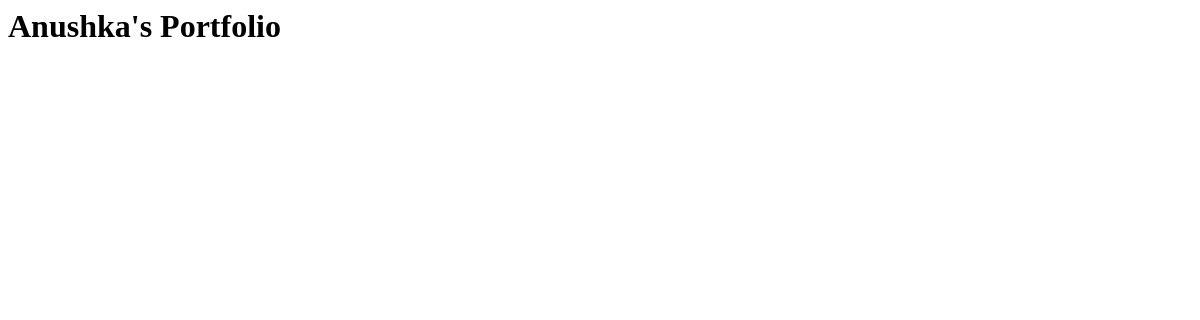
Before: / with the older database file.
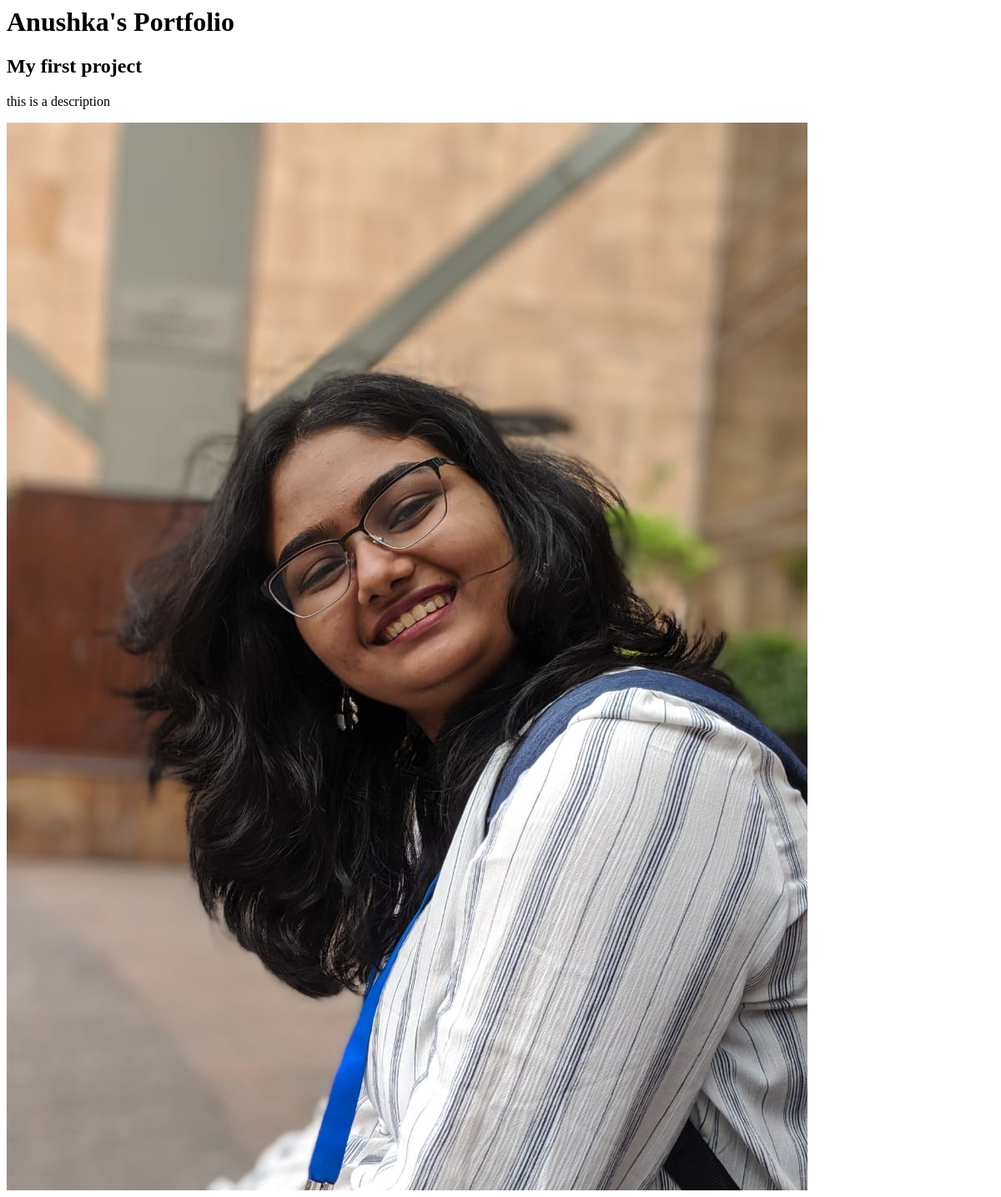
After: the same page with the newer database file.
### portfolio/models.py (models this page shows)
class Project(models.Model):
	title = models.CharField(max_length=100)
	description = models.CharField(max_length=250)
	image = models.ImageField(upload_to='portfolio/images/')
	url = models.URLField(blank=True)

### mainpage/views.py (the view)
# urls.py: 2. Add a URL to urlpatterns:  path('', views.home, name='home')
def home(request):
	projects = Project.objects.all()
	return render(request, 'mainpage/home.html', {'projects':projects})

### mainpage/templates/mainpage/home.html (shortened to what this page needs)
<h1>Anushka's Portfolio</h1>
{% for project in projects %}
<h2>{{ project.title }}</h2>
<p>{{ project.description }}</p>
<img src="{{ project.image.url }}">
{% endfor %}

Changed rows visible on the page:
added Project: title "My first project", description "this is a description", image (picture)
